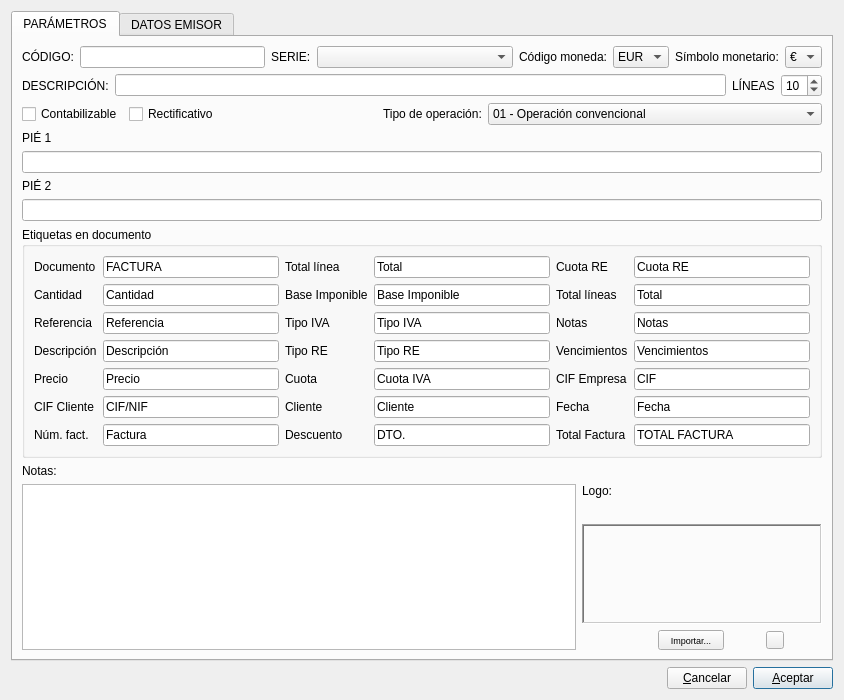
<?xml version="1.0" encoding="UTF-8"?>
<ui version="4.0">
 <class>edita_doc</class>
 <widget class="QDialog" name="edita_doc">
  <property name="geometry">
   <rect>
    <x>0</x>
    <y>0</y>
    <width>844</width>
    <height>700</height>
   </rect>
  </property>
  <property name="windowTitle">
   <string>Editar tipo de documento</string>
  </property>
  <layout class="QVBoxLayout" name="verticalLayout_7">
   <item>
    <widget class="QTabWidget" name="tabWidget">
     <property name="currentIndex">
      <number>0</number>
     </property>
     <widget class="QWidget" name="tab">
      <attribute name="title">
       <string>PARÁMETROS</string>
      </attribute>
      <layout class="QVBoxLayout" name="verticalLayout_6">
       <item>
        <layout class="QHBoxLayout" name="horizontalLayout_4">
         <item>
          <layout class="QHBoxLayout" name="horizontalLayout">
           <item>
            <widget class="QLabel" name="label">
             <property name="text">
              <string>CÓDIGO:</string>
             </property>
            </widget>
           </item>
           <item>
            <widget class="QLineEdit" name="codigolineEdit">
             <property name="maximumSize">
              <size>
               <width>200</width>
               <height>16777215</height>
              </size>
             </property>
             <property name="readOnly">
              <bool>true</bool>
             </property>
            </widget>
           </item>
          </layout>
         </item>
         <item>
          <layout class="QHBoxLayout" name="horizontalLayout_2">
           <item>
            <widget class="QLabel" name="label_3">
             <property name="text">
              <string>SERIE:</string>
             </property>
            </widget>
           </item>
           <item>
            <widget class="QComboBox" name="seriecomboBox">
             <property name="sizePolicy">
              <sizepolicy hsizetype="Expanding" vsizetype="Fixed">
               <horstretch>0</horstretch>
               <verstretch>0</verstretch>
              </sizepolicy>
             </property>
            </widget>
           </item>
          </layout>
         </item>
         <item>
          <layout class="QHBoxLayout" name="horizontalLayout_7">
           <item>
            <widget class="QLabel" name="label_7">
             <property name="text">
              <string>Código moneda:</string>
             </property>
            </widget>
           </item>
           <item>
            <widget class="QComboBox" name="codcomboBox">
             <item>
              <property name="text">
               <string>EUR</string>
              </property>
             </item>
             <item>
              <property name="text">
               <string>USD</string>
              </property>
             </item>
             <item>
              <property name="text">
               <string>GBP</string>
              </property>
             </item>
            </widget>
           </item>
          </layout>
         </item>
         <item>
          <layout class="QHBoxLayout" name="horizontalLayout_6">
           <item>
            <widget class="QLabel" name="label_6">
             <property name="text">
              <string>Símbolo monetario:</string>
             </property>
            </widget>
           </item>
           <item>
            <widget class="QComboBox" name="simcomboBox">
             <item>
              <property name="text">
               <string>€</string>
              </property>
             </item>
             <item>
              <property name="text">
               <string>$</string>
              </property>
             </item>
             <item>
              <property name="text">
               <string>£</string>
              </property>
             </item>
            </widget>
           </item>
          </layout>
         </item>
        </layout>
       </item>
       <item>
        <layout class="QHBoxLayout" name="horizontalLayout_5">
         <item>
          <widget class="QLabel" name="label_2">
           <property name="text">
            <string>DESCRIPCIÓN:</string>
           </property>
          </widget>
         </item>
         <item>
          <widget class="QLineEdit" name="descriplineEdit"/>
         </item>
         <item>
          <widget class="QLabel" name="label_32">
           <property name="text">
            <string>LÍNEAS</string>
           </property>
          </widget>
         </item>
         <item>
          <widget class="QSpinBox" name="lineasspinBox">
           <property name="minimum">
            <number>5</number>
           </property>
           <property name="maximum">
            <number>25</number>
           </property>
           <property name="value">
            <number>10</number>
           </property>
          </widget>
         </item>
        </layout>
       </item>
       <item>
        <layout class="QHBoxLayout" name="horizontalLayout_11">
         <item>
          <widget class="QCheckBox" name="contabilizablecheckBox">
           <property name="text">
            <string>Contabilizable</string>
           </property>
          </widget>
         </item>
         <item>
          <widget class="QCheckBox" name="rectificativocheckBox">
           <property name="text">
            <string>Rectificativo</string>
           </property>
          </widget>
         </item>
         <item>
          <spacer name="horizontalSpacer_3">
           <property name="orientation">
            <enum>Qt::Horizontal</enum>
           </property>
           <property name="sizeHint" stdset="0">
            <size>
             <width>40</width>
             <height>20</height>
            </size>
           </property>
          </spacer>
         </item>
         <item>
          <layout class="QHBoxLayout" name="horizontalLayout_10">
           <item>
            <widget class="QLabel" name="label_24">
             <property name="text">
              <string>Tipo de operación:</string>
             </property>
            </widget>
           </item>
           <item>
            <widget class="QComboBox" name="operacioncomboBox">
             <property name="sizePolicy">
              <sizepolicy hsizetype="Expanding" vsizetype="Fixed">
               <horstretch>0</horstretch>
               <verstretch>0</verstretch>
              </sizepolicy>
             </property>
             <item>
              <property name="text">
               <string>01 - Operación convencional</string>
              </property>
             </item>
             <item>
              <property name="text">
               <string>02 - Entregas interiores de bienes o servicios exentos</string>
              </property>
             </item>
             <item>
              <property name="text">
               <string>03 - Entregas interiores de bienes o servicios no sujetos</string>
              </property>
             </item>
             <item>
              <property name="text">
               <string>04 - Entrega intracomunitaria de bienes</string>
              </property>
             </item>
             <item>
              <property name="text">
               <string>05 - Entrega intracomunitaria de servicios</string>
              </property>
             </item>
             <item>
              <property name="text">
               <string>06 - Exportación de bienes o servicios</string>
              </property>
             </item>
             <item>
              <property name="text">
               <string>07 - Operación exenta que no da derecho a deducción</string>
              </property>
             </item>
            </widget>
           </item>
          </layout>
         </item>
        </layout>
       </item>
       <item>
        <layout class="QVBoxLayout" name="verticalLayout">
         <item>
          <widget class="QLabel" name="label_4">
           <property name="text">
            <string>PIÉ 1</string>
           </property>
          </widget>
         </item>
         <item>
          <widget class="QLineEdit" name="pie1lineEdit"/>
         </item>
        </layout>
       </item>
       <item>
        <layout class="QVBoxLayout" name="verticalLayout_2">
         <item>
          <widget class="QLabel" name="label_5">
           <property name="text">
            <string>PIÉ 2</string>
           </property>
          </widget>
         </item>
         <item>
          <widget class="QLineEdit" name="pie2lineEdit"/>
         </item>
        </layout>
       </item>
       <item>
        <widget class="QGroupBox" name="groupBox">
         <property name="title">
          <string>Etiquetas en documento</string>
         </property>
         <layout class="QGridLayout" name="gridLayout">
          <item row="0" column="0">
           <widget class="QLabel" name="label_8">
            <property name="minimumSize">
             <size>
              <width>0</width>
              <height>0</height>
             </size>
            </property>
            <property name="text">
             <string>Documento</string>
            </property>
           </widget>
          </item>
          <item row="0" column="1">
           <widget class="QLineEdit" name="documentolineEdit">
            <property name="text">
             <string>FACTURA</string>
            </property>
           </widget>
          </item>
          <item row="0" column="2">
           <widget class="QLabel" name="label_13">
            <property name="minimumSize">
             <size>
              <width>0</width>
              <height>0</height>
             </size>
            </property>
            <property name="text">
             <string>Total línea</string>
            </property>
           </widget>
          </item>
          <item row="0" column="3">
           <widget class="QLineEdit" name="totallineEdit">
            <property name="text">
             <string>Total</string>
            </property>
           </widget>
          </item>
          <item row="0" column="4">
           <widget class="QLabel" name="label_18">
            <property name="minimumSize">
             <size>
              <width>0</width>
              <height>0</height>
             </size>
            </property>
            <property name="text">
             <string>Cuota RE</string>
            </property>
           </widget>
          </item>
          <item row="0" column="5">
           <widget class="QLineEdit" name="cuotarelineEdit">
            <property name="text">
             <string>Cuota RE</string>
            </property>
           </widget>
          </item>
          <item row="1" column="0">
           <widget class="QLabel" name="label_9">
            <property name="minimumSize">
             <size>
              <width>0</width>
              <height>0</height>
             </size>
            </property>
            <property name="text">
             <string>Cantidad</string>
            </property>
           </widget>
          </item>
          <item row="1" column="1">
           <widget class="QLineEdit" name="cantidadlineEdit">
            <property name="text">
             <string>Cantidad</string>
            </property>
           </widget>
          </item>
          <item row="1" column="2">
           <widget class="QLabel" name="label_14">
            <property name="minimumSize">
             <size>
              <width>0</width>
              <height>0</height>
             </size>
            </property>
            <property name="text">
             <string>Base Imponible</string>
            </property>
           </widget>
          </item>
          <item row="1" column="3">
           <widget class="QLineEdit" name="bilineEdit">
            <property name="text">
             <string>Base Imponible</string>
            </property>
           </widget>
          </item>
          <item row="2" column="0">
           <widget class="QLabel" name="label_10">
            <property name="minimumSize">
             <size>
              <width>0</width>
              <height>0</height>
             </size>
            </property>
            <property name="text">
             <string>Referencia</string>
            </property>
           </widget>
          </item>
          <item row="2" column="1">
           <widget class="QLineEdit" name="referencialineEdit">
            <property name="text">
             <string>Referencia</string>
            </property>
           </widget>
          </item>
          <item row="2" column="2">
           <widget class="QLabel" name="label_15">
            <property name="minimumSize">
             <size>
              <width>0</width>
              <height>0</height>
             </size>
            </property>
            <property name="text">
             <string>Tipo IVA</string>
            </property>
           </widget>
          </item>
          <item row="2" column="3">
           <widget class="QLineEdit" name="tipoivalineEdit">
            <property name="text">
             <string>Tipo IVA</string>
            </property>
           </widget>
          </item>
          <item row="2" column="4">
           <widget class="QLabel" name="label_20">
            <property name="minimumSize">
             <size>
              <width>0</width>
              <height>0</height>
             </size>
            </property>
            <property name="text">
             <string>Notas</string>
            </property>
           </widget>
          </item>
          <item row="2" column="5">
           <widget class="QLineEdit" name="notaslineEdit">
            <property name="text">
             <string>Notas</string>
            </property>
           </widget>
          </item>
          <item row="3" column="0">
           <widget class="QLabel" name="label_11">
            <property name="minimumSize">
             <size>
              <width>0</width>
              <height>0</height>
             </size>
            </property>
            <property name="text">
             <string>Descripción</string>
            </property>
           </widget>
          </item>
          <item row="3" column="1">
           <widget class="QLineEdit" name="descripreflineEdit">
            <property name="text">
             <string>Descripción</string>
            </property>
           </widget>
          </item>
          <item row="3" column="2">
           <widget class="QLabel" name="label_16">
            <property name="minimumSize">
             <size>
              <width>0</width>
              <height>0</height>
             </size>
            </property>
            <property name="text">
             <string>Tipo RE</string>
            </property>
           </widget>
          </item>
          <item row="3" column="3">
           <widget class="QLineEdit" name="tiporelineEdit">
            <property name="text">
             <string>Tipo RE</string>
            </property>
           </widget>
          </item>
          <item row="3" column="4">
           <widget class="QLabel" name="label_21">
            <property name="minimumSize">
             <size>
              <width>0</width>
              <height>0</height>
             </size>
            </property>
            <property name="text">
             <string>Vencimientos</string>
            </property>
           </widget>
          </item>
          <item row="3" column="5">
           <widget class="QLineEdit" name="vencilineEdit">
            <property name="text">
             <string>Vencimientos</string>
            </property>
           </widget>
          </item>
          <item row="4" column="0">
           <widget class="QLabel" name="label_12">
            <property name="minimumSize">
             <size>
              <width>0</width>
              <height>0</height>
             </size>
            </property>
            <property name="text">
             <string>Precio</string>
            </property>
           </widget>
          </item>
          <item row="4" column="1">
           <widget class="QLineEdit" name="preciolineEdit">
            <property name="text">
             <string>Precio</string>
            </property>
           </widget>
          </item>
          <item row="4" column="2">
           <widget class="QLabel" name="label_17">
            <property name="minimumSize">
             <size>
              <width>0</width>
              <height>0</height>
             </size>
            </property>
            <property name="text">
             <string>Cuota</string>
            </property>
           </widget>
          </item>
          <item row="4" column="3">
           <widget class="QLineEdit" name="cuotalineEdit">
            <property name="text">
             <string>Cuota IVA</string>
            </property>
           </widget>
          </item>
          <item row="4" column="4">
           <widget class="QLabel" name="label_25">
            <property name="text">
             <string>CIF Empresa</string>
            </property>
           </widget>
          </item>
          <item row="4" column="5">
           <widget class="QLineEdit" name="cif_empresalineEdit">
            <property name="text">
             <string>CIF</string>
            </property>
           </widget>
          </item>
          <item row="5" column="1">
           <widget class="QLineEdit" name="cif_clientelineEdit">
            <property name="text">
             <string>CIF/NIF</string>
            </property>
           </widget>
          </item>
          <item row="5" column="0">
           <widget class="QLabel" name="label_26">
            <property name="text">
             <string>CIF Cliente</string>
            </property>
           </widget>
          </item>
          <item row="5" column="2">
           <widget class="QLabel" name="label_27">
            <property name="text">
             <string>Cliente</string>
            </property>
           </widget>
          </item>
          <item row="5" column="3">
           <widget class="QLineEdit" name="clientelineEdit">
            <property name="text">
             <string>Cliente</string>
            </property>
           </widget>
          </item>
          <item row="5" column="4">
           <widget class="QLabel" name="label_28">
            <property name="text">
             <string>Fecha</string>
            </property>
           </widget>
          </item>
          <item row="5" column="5">
           <widget class="QLineEdit" name="fechalineEdit">
            <property name="text">
             <string>Fecha</string>
            </property>
           </widget>
          </item>
          <item row="6" column="0">
           <widget class="QLabel" name="label_29">
            <property name="text">
             <string>Núm. fact.</string>
            </property>
           </widget>
          </item>
          <item row="6" column="1">
           <widget class="QLineEdit" name="numerolineEdit">
            <property name="text">
             <string>Factura</string>
            </property>
           </widget>
          </item>
          <item row="6" column="2">
           <widget class="QLabel" name="label_30">
            <property name="text">
             <string>Descuento</string>
            </property>
           </widget>
          </item>
          <item row="6" column="3">
           <widget class="QLineEdit" name="descuentolineEdit">
            <property name="text">
             <string>DTO.</string>
            </property>
           </widget>
          </item>
          <item row="6" column="4">
           <widget class="QLabel" name="label_19">
            <property name="minimumSize">
             <size>
              <width>0</width>
              <height>0</height>
             </size>
            </property>
            <property name="text">
             <string>Total Factura</string>
            </property>
           </widget>
          </item>
          <item row="6" column="5">
           <widget class="QLineEdit" name="totalfaclineEdit">
            <property name="text">
             <string>TOTAL FACTURA</string>
            </property>
           </widget>
          </item>
          <item row="1" column="4">
           <widget class="QLabel" name="label_31">
            <property name="text">
             <string>Total líneas</string>
            </property>
           </widget>
          </item>
          <item row="1" column="5">
           <widget class="QLineEdit" name="totallineaslineEdit">
            <property name="text">
             <string>Total</string>
            </property>
           </widget>
          </item>
         </layout>
        </widget>
       </item>
       <item>
        <layout class="QHBoxLayout" name="horizontalLayout_9">
         <item>
          <layout class="QVBoxLayout" name="verticalLayout_5">
           <item>
            <widget class="QLabel" name="label_22">
             <property name="text">
              <string>Notas:</string>
             </property>
            </widget>
           </item>
           <item>
            <widget class="QTextEdit" name="notastextEdit"/>
           </item>
          </layout>
         </item>
         <item>
          <layout class="QVBoxLayout" name="verticalLayout_4">
           <item>
            <widget class="QLabel" name="label_23">
             <property name="text">
              <string>Logo:</string>
             </property>
            </widget>
           </item>
           <item>
            <layout class="QVBoxLayout" name="verticalLayout_3">
             <item>
              <widget class="QLabel" name="logo_label">
               <property name="minimumSize">
                <size>
                 <width>240</width>
                 <height>100</height>
                </size>
               </property>
               <property name="maximumSize">
                <size>
                 <width>240</width>
                 <height>100</height>
                </size>
               </property>
               <property name="frameShape">
                <enum>QFrame::WinPanel</enum>
               </property>
               <property name="frameShadow">
                <enum>QFrame::Sunken</enum>
               </property>
               <property name="text">
                <string/>
               </property>
              </widget>
             </item>
             <item>
              <layout class="QHBoxLayout" name="horizontalLayout_8">
               <item>
                <spacer name="horizontalSpacer_2">
                 <property name="orientation">
                  <enum>Qt::Horizontal</enum>
                 </property>
                 <property name="sizeType">
                  <enum>QSizePolicy::Preferred</enum>
                 </property>
                 <property name="sizeHint" stdset="0">
                  <size>
                   <width>40</width>
                   <height>20</height>
                  </size>
                 </property>
                </spacer>
               </item>
               <item>
                <widget class="QPushButton" name="fotopushButton">
                 <property name="sizePolicy">
                  <sizepolicy hsizetype="Minimum" vsizetype="Minimum">
                   <horstretch>0</horstretch>
                   <verstretch>0</verstretch>
                  </sizepolicy>
                 </property>
                 <property name="maximumSize">
                  <size>
                   <width>66</width>
                   <height>21</height>
                  </size>
                 </property>
                 <property name="font">
                  <font>
                   <pointsize>7</pointsize>
                  </font>
                 </property>
                 <property name="text">
                  <string>Importar...</string>
                 </property>
                </widget>
               </item>
               <item>
                <widget class="QPushButton" name="borrafotopushButton">
                 <property name="maximumSize">
                  <size>
                   <width>18</width>
                   <height>18</height>
                  </size>
                 </property>
                 <property name="text">
                  <string/>
                 </property>
                 <property name="icon">
                  <iconset resource="../keme.qrc">
                   <normaloff>:/iconos/graf/borraelem.png</normaloff>:/iconos/graf/borraelem.png</iconset>
                 </property>
                 <property name="iconSize">
                  <size>
                   <width>12</width>
                   <height>12</height>
                  </size>
                 </property>
                </widget>
               </item>
              </layout>
             </item>
            </layout>
           </item>
          </layout>
         </item>
        </layout>
       </item>
      </layout>
     </widget>
     <widget class="QWidget" name="tab_2">
      <attribute name="title">
       <string>DATOS EMISOR</string>
      </attribute>
      <layout class="QVBoxLayout" name="verticalLayout_8">
       <item>
        <layout class="QHBoxLayout" name="horizontalLayout_12">
         <item>
          <widget class="QLabel" name="label_33">
           <property name="text">
            <string>NOMBRE/RAZÓN SOCIAL:</string>
           </property>
          </widget>
         </item>
         <item>
          <widget class="QLineEdit" name="nombre_emisorlineEdit"/>
         </item>
        </layout>
       </item>
       <item>
        <layout class="QHBoxLayout" name="horizontalLayout_13">
         <item>
          <widget class="QLabel" name="label_34">
           <property name="text">
            <string>DOMICILIO:</string>
           </property>
          </widget>
         </item>
         <item>
          <widget class="QLineEdit" name="domicilio_emisorlineEdit"/>
         </item>
        </layout>
       </item>
       <item>
        <layout class="QHBoxLayout" name="horizontalLayout_14">
         <item>
          <widget class="QLabel" name="label_35">
           <property name="text">
            <string>C.P.</string>
           </property>
          </widget>
         </item>
         <item>
          <widget class="QLineEdit" name="cp_emisorlineEdit"/>
         </item>
         <item>
          <widget class="QLabel" name="label_36">
           <property name="text">
            <string>POBLACIÓN:</string>
           </property>
          </widget>
         </item>
         <item>
          <widget class="QLineEdit" name="poblacion_emisorlineEdit"/>
         </item>
         <item>
          <widget class="QLabel" name="label_37">
           <property name="text">
            <string>PROVINCIA:</string>
           </property>
          </widget>
         </item>
         <item>
          <widget class="QLineEdit" name="provincia_emisorlineEdit"/>
         </item>
        </layout>
       </item>
       <item>
        <layout class="QHBoxLayout" name="horizontalLayout_15">
         <item>
          <widget class="QLabel" name="label_38">
           <property name="text">
            <string>PAÍS:</string>
           </property>
          </widget>
         </item>
         <item>
          <widget class="QLineEdit" name="pais_emisorlineEdit"/>
         </item>
         <item>
          <widget class="QLabel" name="label_39">
           <property name="text">
            <string>CIF:</string>
           </property>
          </widget>
         </item>
         <item>
          <widget class="QLineEdit" name="cif_emisorlineEdit"/>
         </item>
        </layout>
       </item>
       <item>
        <layout class="QHBoxLayout" name="horizontalLayout_16">
         <item>
          <widget class="QLabel" name="label_40">
           <property name="text">
            <string>IDENTIDAD REGISTRAL:</string>
           </property>
          </widget>
         </item>
         <item>
          <widget class="QLineEdit" name="id_registrallineEdit"/>
         </item>
        </layout>
       </item>
      </layout>
     </widget>
    </widget>
   </item>
   <item>
    <layout class="QHBoxLayout" name="horizontalLayout_3">
     <item>
      <spacer name="horizontalSpacer">
       <property name="orientation">
        <enum>Qt::Horizontal</enum>
       </property>
       <property name="sizeHint" stdset="0">
        <size>
         <width>40</width>
         <height>20</height>
        </size>
       </property>
      </spacer>
     </item>
     <item>
      <widget class="QPushButton" name="cancelarpushButton">
       <property name="text">
        <string>&amp;Cancelar</string>
       </property>
      </widget>
     </item>
     <item>
      <widget class="QPushButton" name="aceptarpushButton">
       <property name="text">
        <string>&amp;Aceptar</string>
       </property>
       <property name="default">
        <bool>true</bool>
       </property>
      </widget>
     </item>
    </layout>
   </item>
  </layout>
 </widget>
 <tabstops>
  <tabstop>codigolineEdit</tabstop>
  <tabstop>seriecomboBox</tabstop>
  <tabstop>codcomboBox</tabstop>
  <tabstop>simcomboBox</tabstop>
  <tabstop>descriplineEdit</tabstop>
  <tabstop>contabilizablecheckBox</tabstop>
  <tabstop>rectificativocheckBox</tabstop>
  <tabstop>operacioncomboBox</tabstop>
  <tabstop>pie1lineEdit</tabstop>
  <tabstop>pie2lineEdit</tabstop>
  <tabstop>documentolineEdit</tabstop>
  <tabstop>totallineEdit</tabstop>
  <tabstop>cuotarelineEdit</tabstop>
  <tabstop>cantidadlineEdit</tabstop>
  <tabstop>bilineEdit</tabstop>
  <tabstop>referencialineEdit</tabstop>
  <tabstop>tipoivalineEdit</tabstop>
  <tabstop>notaslineEdit</tabstop>
  <tabstop>descripreflineEdit</tabstop>
  <tabstop>tiporelineEdit</tabstop>
  <tabstop>vencilineEdit</tabstop>
  <tabstop>preciolineEdit</tabstop>
  <tabstop>cuotalineEdit</tabstop>
  <tabstop>cif_empresalineEdit</tabstop>
  <tabstop>cif_clientelineEdit</tabstop>
  <tabstop>clientelineEdit</tabstop>
  <tabstop>fechalineEdit</tabstop>
  <tabstop>numerolineEdit</tabstop>
  <tabstop>descuentolineEdit</tabstop>
  <tabstop>notastextEdit</tabstop>
  <tabstop>cancelarpushButton</tabstop>
  <tabstop>aceptarpushButton</tabstop>
  <tabstop>fotopushButton</tabstop>
  <tabstop>borrafotopushButton</tabstop>
 </tabstops>
 <resources>
  <include location="../keme.qrc"/>
 </resources>
 <connections>
  <connection>
   <sender>cancelarpushButton</sender>
   <signal>clicked()</signal>
   <receiver>edita_doc</receiver>
   <slot>reject()</slot>
   <hints>
    <hint type="sourcelabel">
     <x>332</x>
     <y>242</y>
    </hint>
    <hint type="destinationlabel">
     <x>224</x>
     <y>214</y>
    </hint>
   </hints>
  </connection>
 </connections>
</ui>
